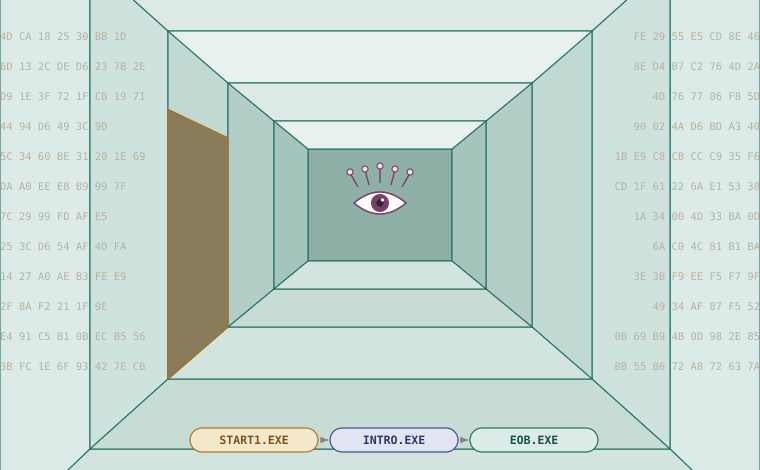

Source code (Python):
import sys; sys.path.insert(0, '.')
from figlib import *
import random

random.seed(7)
c = Canvas(760, 470)
# a corridor seen from the party: nested depth slots, left and right walls, floor and ceiling
cx, cy = 380, 205
depths = [(380, 330), (290, 244), (212, 174), (152, 122), (106, 84), (72, 56)]   # half width, half height by depth
cols = ["#DCEBE7", "#CFE3DE", "#C0D9D2", "#B2CEC6", "#A5C4BC", "#9ABAB1"]
# back wall
hw, hh = depths[-1]
c.rect(cx - hw, cy - hh, 2 * hw, 2 * hh, fill="#8FB0A7", stroke=SOLID["teal"], sw=1.2, rx=0)
for i in range(len(depths) - 1):
    (w0, h0), (w1, h1) = depths[i], depths[i + 1]
    # left wall
    c.path(f"M{cx-w0},{cy-h0} L{cx-w1},{cy-h1} L{cx-w1},{cy+h1} L{cx-w0},{cy+h0} Z", fill=cols[i], stroke=SOLID["teal"], sw=1.1)
    c.path(f"M{cx+w0},{cy-h0} L{cx+w1},{cy-h1} L{cx+w1},{cy+h1} L{cx+w0},{cy+h0} Z", fill=cols[i], stroke=SOLID["teal"], sw=1.1)
    # ceiling and floor
    c.path(f"M{cx-w0},{cy-h0} L{cx-w1},{cy-h1} L{cx+w1},{cy-h1} L{cx+w0},{cy-h0} Z", fill="#E8F1EE" if i % 2 == 0 else "#DCE9E5", stroke=SOLID["teal"], sw=1.1)
    c.path(f"M{cx-w0},{cy+h0} L{cx-w1},{cy+h1} L{cx+w1},{cy+h1} L{cx+w0},{cy+h0} Z", fill="#D3E4DF" if i % 2 == 0 else "#C8DCD6", stroke=SOLID["teal"], sw=1.1)
# a side opening in the left wall at depth 2 (a door frame)
w0, h0 = depths[2]; w1, h1 = depths[3]
c.path(f"M{cx-w0},{cy+h0} L{cx-w0},{cy-h0*0.55} L{cx-w1},{cy-h1*0.55} L{cx-w1},{cy+h1} Z", fill="#8A7B5A", stroke=PAL["ochre"][1], sw=1.2)
# the eye of a beholder on the back wall
ex, ey = cx, cy - 2
c.path(f"M{ex-26},{ey} Q{ex},{ey-22} {ex+26},{ey} Q{ex},{ey+22} {ex-26},{ey} Z", fill="#FFFDF8", stroke=PAL["plum"][1], sw=1.6)
c.circle(ex, ey, 9, fill=SOLID["plum"])
c.circle(ex, ey, 3.6, fill="#2B2A28")
c.circle(ex + 2.5, ey - 3, 1.6, fill="#FFFFFF")
for k in range(-2, 3):
    c.line(ex + k * 11, ey - 20 + abs(k) * 2, ex + k * 15, ey - 36 + abs(k) * 3, stroke=SOLID["plum"], sw=1.4)
    c.circle(ex + k * 15, ey - 37 + abs(k) * 3, 3, fill=PAL["plum"][2], stroke=SOLID["plum"], sw=1.2)
# bytes streaming on both sides, as the recovered source
def stream(x0, x1, ys, align):
    for y in ys:
        s = " ".join("%02X" % random.randrange(256) for _ in range(random.choice((6, 7, 8))))
        c.text(x0 if align == "start" else x1, y, s, size=10.5, mono=True, color="#B9B1A0", anchor=align)
stream(0, 0, [40, 70, 100, 130, 160, 190, 220, 250, 280, 310, 340, 370], "start")
stream(0, 760, [40, 70, 100, 130, 160, 190, 220, 250, 280, 310, 340, 370], "end")
# the strip beneath: three programs
y = 428
for i, (n, k) in enumerate((("START1.EXE", "ochre"), ("INTRO.EXE", "navy"), ("EOB.EXE", "teal"))):
    x = 190 + i * 140
    tc, sc, fc = PAL[k]
    c.rect(x, y, 128, 24, fill=fc, stroke=sc, sw=1.2, rx=12)
    c.text(x + 64, y + 16, n, size=11.5, weight=700, color=tc, anchor="middle", mono=True)
    if i < 2:
        c.arrow([(x + 130, y + 12), (x + 138, y + 12)], color=GREY, sw=1.2)
c.save("figs/cover.svg")
